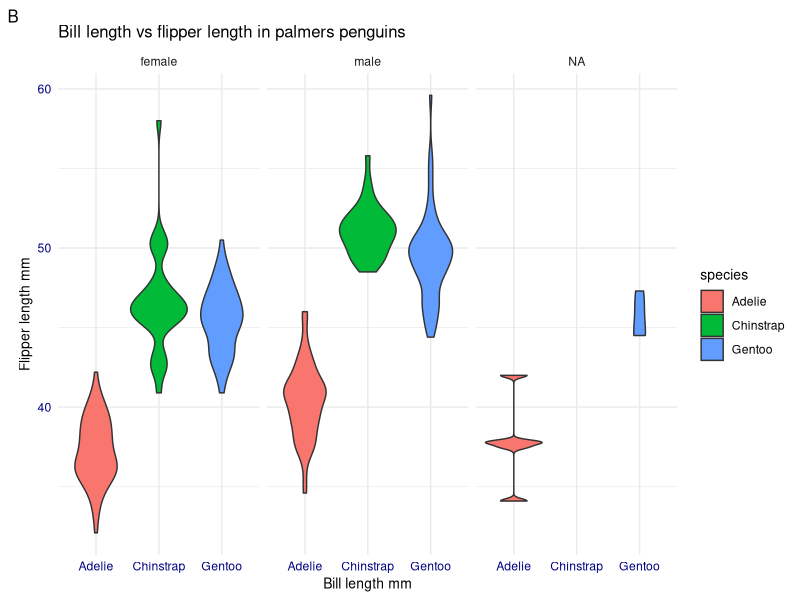
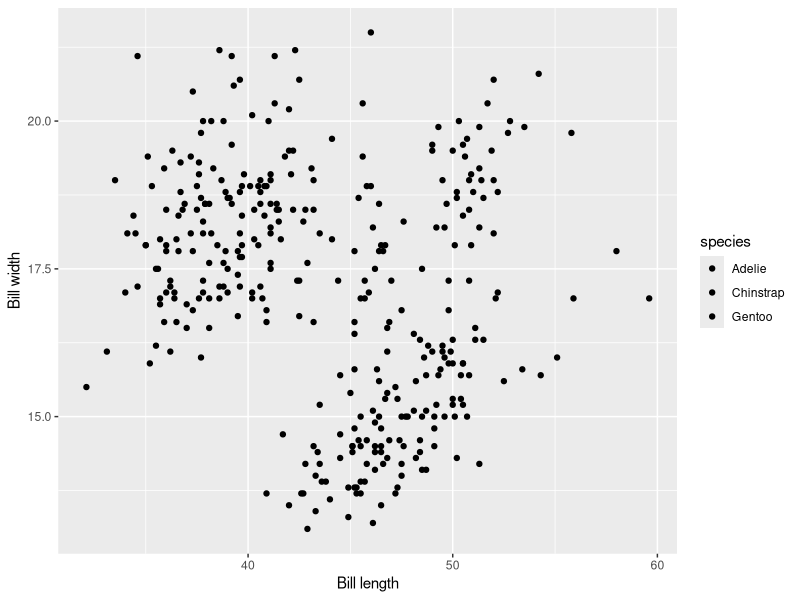
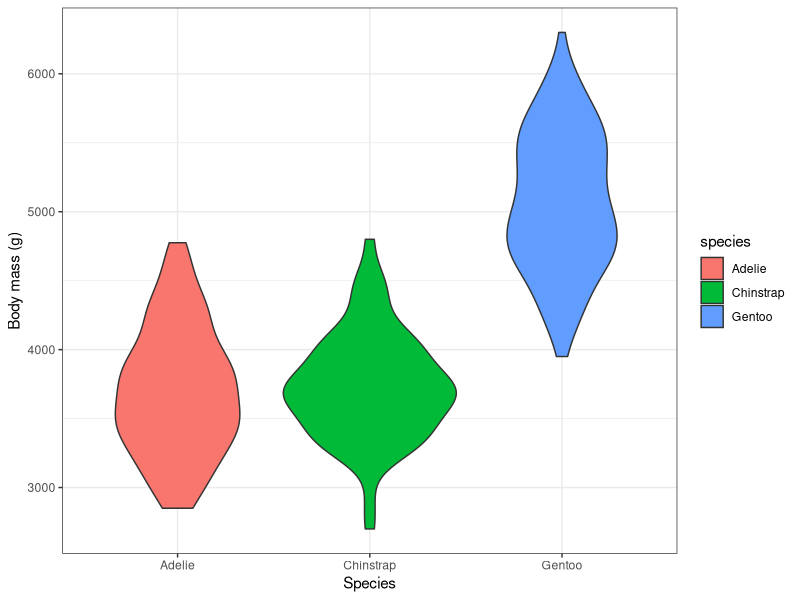
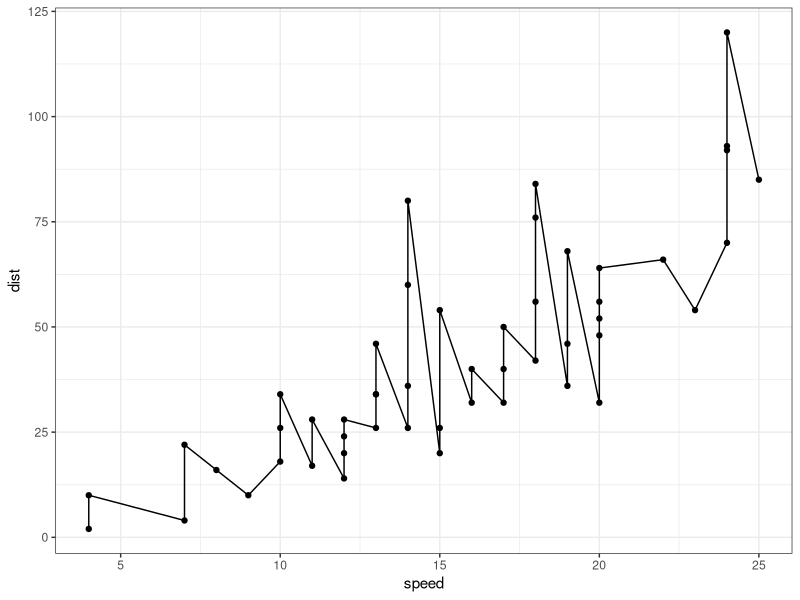

These figures' R source, in order:
library(palmerpenguins)
library(tidyverse)
ggplot(penguins, aes(x = species, y = bill_length_mm, fill = species)) + 
  geom_violin() + 
  scale_color_viridis_d() +
  labs(
    x = "Bill length mm",
    y = "Flipper length mm",
    title = "Bill length vs flipper length in palmers penguins",
    tag = "B"
  ) +
  facet_wrap(facets = vars(sex)) +
  theme_minimal() +
  theme(title = element_text(size = 10),
        axis.title = element_text(size = 10),
        axis.text = element_text(colour = "navy"))

ggplot(penguins, aes(x = bill_length_mm, y = bill_depth_mm, fill = species)) +
  geom_point() +
  labs(x = "Bill length", y = "Bill width")

## Mean of body mass in adelie
filter(penguins, species == "Adelie") |> 
  group_by(sex) |>
  summarise(mean_body_mass = mean(body_mass_g))

ggplot(penguins, aes(x = species, y = body_mass_g, fill = species)) +
  geom_violin() + 
  theme_bw() + 
  labs( 
    x = "Species",
    y = "Body mass (g)")

library(car)
ggplot(cars, aes(x = speed, y = dist)) +
  geom_point() +
  geom_line() +
  theme_bw()
